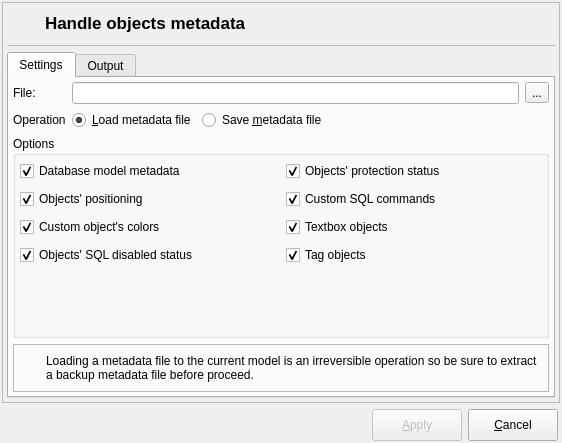
<?xml version="1.0" encoding="UTF-8"?>
<ui version="4.0">
 <class>MetadataHandlingForm</class>
 <widget class="QWidget" name="MetadataHandlingForm">
  <property name="geometry">
   <rect>
    <x>0</x>
    <y>0</y>
    <width>562</width>
    <height>443</height>
   </rect>
  </property>
  <property name="windowTitle">
   <string>Handle metadata</string>
  </property>
  <property name="windowIcon">
   <iconset resource="../res/resources.qrc">
    <normaloff>:/icones/icones/pgsqlModeler48x48.png</normaloff>:/icones/icones/pgsqlModeler48x48.png</iconset>
  </property>
  <layout class="QGridLayout" name="gridLayout_2">
   <property name="leftMargin">
    <number>2</number>
   </property>
   <property name="topMargin">
    <number>2</number>
   </property>
   <property name="rightMargin">
    <number>2</number>
   </property>
   <property name="bottomMargin">
    <number>2</number>
   </property>
   <item row="1" column="0">
    <widget class="QLabel" name="label">
     <property name="sizePolicy">
      <sizepolicy hsizetype="Preferred" vsizetype="Fixed">
       <horstretch>0</horstretch>
       <verstretch>0</verstretch>
      </sizepolicy>
     </property>
     <property name="text">
      <string/>
     </property>
     <property name="pixmap">
      <pixmap resource="../res/resources.qrc">:/imagens/imagens/pgmodeler_name.png</pixmap>
     </property>
    </widget>
   </item>
   <item row="1" column="1">
    <layout class="QHBoxLayout" name="horizontalLayout">
     <property name="sizeConstraint">
      <enum>QLayout::SetDefaultConstraint</enum>
     </property>
     <property name="rightMargin">
      <number>2</number>
     </property>
     <item>
      <spacer name="hspacer">
       <property name="orientation">
        <enum>Qt::Horizontal</enum>
       </property>
       <property name="sizeType">
        <enum>QSizePolicy::Expanding</enum>
       </property>
       <property name="sizeHint" stdset="0">
        <size>
         <width>200</width>
         <height>27</height>
        </size>
       </property>
      </spacer>
     </item>
     <item>
      <widget class="QPushButton" name="apply_btn">
       <property name="enabled">
        <bool>false</bool>
       </property>
       <property name="sizePolicy">
        <sizepolicy hsizetype="Preferred" vsizetype="Fixed">
         <horstretch>0</horstretch>
         <verstretch>0</verstretch>
        </sizepolicy>
       </property>
       <property name="minimumSize">
        <size>
         <width>90</width>
         <height>32</height>
        </size>
       </property>
       <property name="maximumSize">
        <size>
         <width>16777215</width>
         <height>16777215</height>
        </size>
       </property>
       <property name="text">
        <string>&amp;Apply</string>
       </property>
       <property name="icon">
        <iconset resource="../res/resources.qrc">
         <normaloff>:/icones/icones/confirmar.png</normaloff>:/icones/icones/confirmar.png</iconset>
       </property>
       <property name="iconSize">
        <size>
         <width>22</width>
         <height>22</height>
        </size>
       </property>
       <property name="default">
        <bool>true</bool>
       </property>
      </widget>
     </item>
     <item>
      <widget class="QPushButton" name="cancel_btn">
       <property name="sizePolicy">
        <sizepolicy hsizetype="Preferred" vsizetype="Fixed">
         <horstretch>0</horstretch>
         <verstretch>0</verstretch>
        </sizepolicy>
       </property>
       <property name="minimumSize">
        <size>
         <width>90</width>
         <height>32</height>
        </size>
       </property>
       <property name="maximumSize">
        <size>
         <width>16777215</width>
         <height>16777215</height>
        </size>
       </property>
       <property name="text">
        <string>&amp;Cancel</string>
       </property>
       <property name="icon">
        <iconset resource="../res/resources.qrc">
         <normaloff>:/icones/icones/fechar1.png</normaloff>:/icones/icones/fechar1.png</iconset>
       </property>
       <property name="iconSize">
        <size>
         <width>22</width>
         <height>22</height>
        </size>
       </property>
       <property name="flat">
        <bool>false</bool>
       </property>
      </widget>
     </item>
    </layout>
   </item>
   <item row="0" column="0" colspan="2">
    <widget class="QFrame" name="frame">
     <property name="frameShape">
      <enum>QFrame::StyledPanel</enum>
     </property>
     <property name="frameShadow">
      <enum>QFrame::Raised</enum>
     </property>
     <layout class="QGridLayout" name="gridLayout">
      <property name="leftMargin">
       <number>4</number>
      </property>
      <property name="topMargin">
       <number>4</number>
      </property>
      <property name="rightMargin">
       <number>4</number>
      </property>
      <property name="bottomMargin">
       <number>4</number>
      </property>
      <item row="0" column="0">
       <layout class="QHBoxLayout" name="horizontalLayout_5">
        <item>
         <widget class="QLabel" name="icon_lbl_2">
          <property name="sizePolicy">
           <sizepolicy hsizetype="Fixed" vsizetype="Fixed">
            <horstretch>0</horstretch>
            <verstretch>0</verstretch>
           </sizepolicy>
          </property>
          <property name="minimumSize">
           <size>
            <width>32</width>
            <height>32</height>
           </size>
          </property>
          <property name="maximumSize">
           <size>
            <width>32</width>
            <height>32</height>
           </size>
          </property>
          <property name="text">
           <string/>
          </property>
          <property name="pixmap">
           <pixmap resource="../res/resources.qrc">:/icones/icones/objmetadata.png</pixmap>
          </property>
         </widget>
        </item>
        <item>
         <widget class="QLabel" name="title_lbl">
          <property name="font">
           <font>
            <pointsize>13</pointsize>
            <weight>75</weight>
            <bold>true</bold>
           </font>
          </property>
          <property name="text">
           <string>Handle objects metadata</string>
          </property>
         </widget>
        </item>
       </layout>
      </item>
      <item row="2" column="0">
       <widget class="QTabWidget" name="settings_tbw">
        <property name="sizePolicy">
         <sizepolicy hsizetype="Expanding" vsizetype="Expanding">
          <horstretch>0</horstretch>
          <verstretch>0</verstretch>
         </sizepolicy>
        </property>
        <property name="currentIndex">
         <number>0</number>
        </property>
        <widget class="QWidget" name="tab">
         <attribute name="title">
          <string>Settings</string>
         </attribute>
         <layout class="QGridLayout" name="gridLayout_3">
          <property name="leftMargin">
           <number>4</number>
          </property>
          <property name="topMargin">
           <number>4</number>
          </property>
          <property name="rightMargin">
           <number>4</number>
          </property>
          <property name="bottomMargin">
           <number>4</number>
          </property>
          <item row="1" column="0">
           <widget class="QLabel" name="label_2">
            <property name="text">
             <string>File:</string>
            </property>
           </widget>
          </item>
          <item row="1" column="1">
           <layout class="QHBoxLayout" name="horizontalLayout_3">
            <item>
             <widget class="QLineEdit" name="file_edt"/>
            </item>
            <item>
             <widget class="QToolButton" name="select_file_tb">
              <property name="enabled">
               <bool>true</bool>
              </property>
              <property name="toolTip">
               <string>Select output file</string>
              </property>
              <property name="text">
               <string>...</string>
              </property>
              <property name="icon">
               <iconset resource="../res/resources.qrc">
                <normaloff>:/icones/icones/abrir.png</normaloff>:/icones/icones/abrir.png</iconset>
              </property>
              <property name="iconSize">
               <size>
                <width>22</width>
                <height>22</height>
               </size>
              </property>
             </widget>
            </item>
           </layout>
          </item>
          <item row="6" column="0" colspan="2">
           <widget class="QFrame" name="message_frm_2">
            <property name="sizePolicy">
             <sizepolicy hsizetype="Preferred" vsizetype="Fixed">
              <horstretch>0</horstretch>
              <verstretch>0</verstretch>
             </sizepolicy>
            </property>
            <property name="minimumSize">
             <size>
              <width>0</width>
              <height>48</height>
             </size>
            </property>
            <property name="frameShape">
             <enum>QFrame::StyledPanel</enum>
            </property>
            <property name="frameShadow">
             <enum>QFrame::Raised</enum>
            </property>
            <layout class="QGridLayout" name="gridLayout_5">
             <property name="leftMargin">
              <number>2</number>
             </property>
             <property name="topMargin">
              <number>2</number>
             </property>
             <property name="rightMargin">
              <number>2</number>
             </property>
             <property name="bottomMargin">
              <number>2</number>
             </property>
             <item row="0" column="0">
              <widget class="QLabel" name="label_4">
               <property name="minimumSize">
                <size>
                 <width>24</width>
                 <height>24</height>
                </size>
               </property>
               <property name="maximumSize">
                <size>
                 <width>24</width>
                 <height>24</height>
                </size>
               </property>
               <property name="text">
                <string/>
               </property>
               <property name="textFormat">
                <enum>Qt::AutoText</enum>
               </property>
               <property name="pixmap">
                <pixmap resource="../res/resources.qrc">:/icones/icones/msgbox_alerta.png</pixmap>
               </property>
               <property name="scaledContents">
                <bool>true</bool>
               </property>
              </widget>
             </item>
             <item row="0" column="1">
              <widget class="QLabel" name="message_lbl">
               <property name="sizePolicy">
                <sizepolicy hsizetype="Preferred" vsizetype="Expanding">
                 <horstretch>0</horstretch>
                 <verstretch>0</verstretch>
                </sizepolicy>
               </property>
               <property name="font">
                <font>
                 <weight>50</weight>
                 <italic>false</italic>
                 <bold>false</bold>
                 <underline>false</underline>
                 <strikeout>false</strikeout>
                 <kerning>true</kerning>
                </font>
               </property>
               <property name="text">
                <string>Loading a metadata file to the current model is an irreversible operation so be sure to extract a backup metadata file before proceed.</string>
               </property>
               <property name="wordWrap">
                <bool>true</bool>
               </property>
              </widget>
             </item>
            </layout>
           </widget>
          </item>
          <item row="4" column="0" colspan="2">
           <widget class="QGroupBox" name="groupBox">
            <property name="sizePolicy">
             <sizepolicy hsizetype="Preferred" vsizetype="Expanding">
              <horstretch>0</horstretch>
              <verstretch>0</verstretch>
             </sizepolicy>
            </property>
            <property name="title">
             <string>Options</string>
            </property>
            <layout class="QGridLayout" name="gridLayout_4">
             <property name="leftMargin">
              <number>4</number>
             </property>
             <property name="topMargin">
              <number>4</number>
             </property>
             <property name="rightMargin">
              <number>4</number>
             </property>
             <property name="horizontalSpacing">
              <number>10</number>
             </property>
             <item row="0" column="0">
              <layout class="QHBoxLayout" name="horizontalLayout_10">
               <item>
                <widget class="QCheckBox" name="db_metadata_chk">
                 <property name="sizePolicy">
                  <sizepolicy hsizetype="Preferred" vsizetype="Fixed">
                   <horstretch>0</horstretch>
                   <verstretch>0</verstretch>
                  </sizepolicy>
                 </property>
                 <property name="toolTip">
                  <string/>
                 </property>
                 <property name="statusTip">
                  <string>Handles the following database model attibutes in the metadata file: author, zoom factor, last postion and default objects.</string>
                 </property>
                 <property name="text">
                  <string>Database model metadata</string>
                 </property>
                 <property name="checked">
                  <bool>true</bool>
                 </property>
                </widget>
               </item>
               <item>
                <widget class="QWidget" name="db_metadata_hint" native="true">
                 <property name="sizePolicy">
                  <sizepolicy hsizetype="Fixed" vsizetype="Fixed">
                   <horstretch>0</horstretch>
                   <verstretch>0</verstretch>
                  </sizepolicy>
                 </property>
                 <property name="minimumSize">
                  <size>
                   <width>22</width>
                   <height>22</height>
                  </size>
                 </property>
                 <property name="maximumSize">
                  <size>
                   <width>22</width>
                   <height>22</height>
                  </size>
                 </property>
                </widget>
               </item>
              </layout>
             </item>
             <item row="1" column="0">
              <layout class="QHBoxLayout" name="horizontalLayout_15">
               <item>
                <widget class="QCheckBox" name="objs_positioning_chk">
                 <property name="sizePolicy">
                  <sizepolicy hsizetype="Preferred" vsizetype="Fixed">
                   <horstretch>0</horstretch>
                   <verstretch>0</verstretch>
                  </sizepolicy>
                 </property>
                 <property name="toolTip">
                  <string/>
                 </property>
                 <property name="statusTip">
                  <string>Handles the objects' positioning in the metadata file.</string>
                 </property>
                 <property name="text">
                  <string>Objects' positioning</string>
                 </property>
                 <property name="checked">
                  <bool>true</bool>
                 </property>
                </widget>
               </item>
               <item>
                <widget class="QWidget" name="objs_positioning_hint" native="true">
                 <property name="sizePolicy">
                  <sizepolicy hsizetype="Fixed" vsizetype="Fixed">
                   <horstretch>0</horstretch>
                   <verstretch>0</verstretch>
                  </sizepolicy>
                 </property>
                 <property name="minimumSize">
                  <size>
                   <width>22</width>
                   <height>22</height>
                  </size>
                 </property>
                 <property name="maximumSize">
                  <size>
                   <width>22</width>
                   <height>22</height>
                  </size>
                 </property>
                </widget>
               </item>
              </layout>
             </item>
             <item row="5" column="0" colspan="2">
              <spacer name="verticalSpacer">
               <property name="orientation">
                <enum>Qt::Vertical</enum>
               </property>
               <property name="sizeHint" stdset="0">
                <size>
                 <width>20</width>
                 <height>40</height>
                </size>
               </property>
              </spacer>
             </item>
             <item row="2" column="0">
              <layout class="QHBoxLayout" name="horizontalLayout_17">
               <item>
                <widget class="QCheckBox" name="custom_colors_chk">
                 <property name="sizePolicy">
                  <sizepolicy hsizetype="Preferred" vsizetype="Fixed">
                   <horstretch>0</horstretch>
                   <verstretch>0</verstretch>
                  </sizepolicy>
                 </property>
                 <property name="toolTip">
                  <string/>
                 </property>
                 <property name="statusTip">
                  <string>Handles the objects' custom colors in the metadata file. Currenlty available only for relationships and schemas.</string>
                 </property>
                 <property name="text">
                  <string>Custom object's colors</string>
                 </property>
                 <property name="checked">
                  <bool>true</bool>
                 </property>
                </widget>
               </item>
               <item>
                <widget class="QWidget" name="custom_colors_hint" native="true">
                 <property name="sizePolicy">
                  <sizepolicy hsizetype="Fixed" vsizetype="Fixed">
                   <horstretch>0</horstretch>
                   <verstretch>0</verstretch>
                  </sizepolicy>
                 </property>
                 <property name="minimumSize">
                  <size>
                   <width>22</width>
                   <height>22</height>
                  </size>
                 </property>
                 <property name="maximumSize">
                  <size>
                   <width>22</width>
                   <height>22</height>
                  </size>
                 </property>
                </widget>
               </item>
              </layout>
             </item>
             <item row="0" column="1">
              <layout class="QHBoxLayout" name="horizontalLayout_11">
               <item>
                <widget class="QCheckBox" name="objs_protection_chk">
                 <property name="sizePolicy">
                  <sizepolicy hsizetype="Preferred" vsizetype="Fixed">
                   <horstretch>0</horstretch>
                   <verstretch>0</verstretch>
                  </sizepolicy>
                 </property>
                 <property name="toolTip">
                  <string/>
                 </property>
                 <property name="statusTip">
                  <string>Handles the objects' protection status in the metadata file.</string>
                 </property>
                 <property name="text">
                  <string>Objects' protection status</string>
                 </property>
                 <property name="checked">
                  <bool>true</bool>
                 </property>
                </widget>
               </item>
               <item>
                <widget class="QWidget" name="objs_protection_hint" native="true">
                 <property name="sizePolicy">
                  <sizepolicy hsizetype="Fixed" vsizetype="Fixed">
                   <horstretch>0</horstretch>
                   <verstretch>0</verstretch>
                  </sizepolicy>
                 </property>
                 <property name="minimumSize">
                  <size>
                   <width>22</width>
                   <height>22</height>
                  </size>
                 </property>
                 <property name="maximumSize">
                  <size>
                   <width>22</width>
                   <height>22</height>
                  </size>
                 </property>
                </widget>
               </item>
              </layout>
             </item>
             <item row="3" column="0">
              <layout class="QHBoxLayout" name="horizontalLayout_12">
               <item>
                <widget class="QCheckBox" name="objs_sql_disabled_chk">
                 <property name="sizePolicy">
                  <sizepolicy hsizetype="Preferred" vsizetype="Fixed">
                   <horstretch>0</horstretch>
                   <verstretch>0</verstretch>
                  </sizepolicy>
                 </property>
                 <property name="toolTip">
                  <string/>
                 </property>
                 <property name="statusTip">
                  <string>Handles the objects' SQL disabled status in the metadata file.</string>
                 </property>
                 <property name="text">
                  <string>Objects' SQL disabled status</string>
                 </property>
                 <property name="checked">
                  <bool>true</bool>
                 </property>
                </widget>
               </item>
               <item>
                <widget class="QWidget" name="objs_sql_disabled_hint" native="true">
                 <property name="sizePolicy">
                  <sizepolicy hsizetype="Fixed" vsizetype="Fixed">
                   <horstretch>0</horstretch>
                   <verstretch>0</verstretch>
                  </sizepolicy>
                 </property>
                 <property name="minimumSize">
                  <size>
                   <width>22</width>
                   <height>22</height>
                  </size>
                 </property>
                 <property name="maximumSize">
                  <size>
                   <width>22</width>
                   <height>22</height>
                  </size>
                 </property>
                </widget>
               </item>
              </layout>
             </item>
             <item row="1" column="1">
              <layout class="QHBoxLayout" name="horizontalLayout_16">
               <item>
                <widget class="QCheckBox" name="custom_sql_chk">
                 <property name="sizePolicy">
                  <sizepolicy hsizetype="Preferred" vsizetype="Fixed">
                   <horstretch>0</horstretch>
                   <verstretch>0</verstretch>
                  </sizepolicy>
                 </property>
                 <property name="toolTip">
                  <string/>
                 </property>
                 <property name="statusTip">
                  <string>Handles the objects' custom SQL commands in the metadata file.</string>
                 </property>
                 <property name="text">
                  <string>Custom SQL commands</string>
                 </property>
                 <property name="checked">
                  <bool>true</bool>
                 </property>
                </widget>
               </item>
               <item>
                <widget class="QWidget" name="custom_sql_hint" native="true">
                 <property name="sizePolicy">
                  <sizepolicy hsizetype="Fixed" vsizetype="Fixed">
                   <horstretch>0</horstretch>
                   <verstretch>0</verstretch>
                  </sizepolicy>
                 </property>
                 <property name="minimumSize">
                  <size>
                   <width>22</width>
                   <height>22</height>
                  </size>
                 </property>
                 <property name="maximumSize">
                  <size>
                   <width>22</width>
                   <height>22</height>
                  </size>
                 </property>
                </widget>
               </item>
              </layout>
             </item>
             <item row="2" column="1">
              <layout class="QHBoxLayout" name="horizontalLayout_13">
               <item>
                <widget class="QCheckBox" name="textbox_objs_chk">
                 <property name="sizePolicy">
                  <sizepolicy hsizetype="Preferred" vsizetype="Fixed">
                   <horstretch>0</horstretch>
                   <verstretch>0</verstretch>
                  </sizepolicy>
                 </property>
                 <property name="toolTip">
                  <string/>
                 </property>
                 <property name="statusTip">
                  <string>Save textboxes to the output file when extracting metadata. When loading the file duplicated textboxes are be ignored.</string>
                 </property>
                 <property name="text">
                  <string>Textbox objects</string>
                 </property>
                 <property name="checked">
                  <bool>true</bool>
                 </property>
                </widget>
               </item>
               <item>
                <widget class="QWidget" name="textbox_objs_hint" native="true">
                 <property name="sizePolicy">
                  <sizepolicy hsizetype="Fixed" vsizetype="Fixed">
                   <horstretch>0</horstretch>
                   <verstretch>0</verstretch>
                  </sizepolicy>
                 </property>
                 <property name="minimumSize">
                  <size>
                   <width>22</width>
                   <height>22</height>
                  </size>
                 </property>
                 <property name="maximumSize">
                  <size>
                   <width>22</width>
                   <height>22</height>
                  </size>
                 </property>
                </widget>
               </item>
              </layout>
             </item>
             <item row="3" column="1">
              <layout class="QHBoxLayout" name="horizontalLayout_14">
               <item>
                <widget class="QCheckBox" name="tag_objs_chk">
                 <property name="sizePolicy">
                  <sizepolicy hsizetype="Preferred" vsizetype="Fixed">
                   <horstretch>0</horstretch>
                   <verstretch>0</verstretch>
                  </sizepolicy>
                 </property>
                 <property name="toolTip">
                  <string/>
                 </property>
                 <property name="statusTip">
                  <string>Save tags to the output file when extracting metadata. When loading the file duplicated tags are ignored.</string>
                 </property>
                 <property name="text">
                  <string>Tag objects</string>
                 </property>
                 <property name="checked">
                  <bool>true</bool>
                 </property>
                </widget>
               </item>
               <item>
                <widget class="QWidget" name="tag_objs_hint" native="true">
                 <property name="sizePolicy">
                  <sizepolicy hsizetype="Fixed" vsizetype="Fixed">
                   <horstretch>0</horstretch>
                   <verstretch>0</verstretch>
                  </sizepolicy>
                 </property>
                 <property name="minimumSize">
                  <size>
                   <width>22</width>
                   <height>22</height>
                  </size>
                 </property>
                 <property name="maximumSize">
                  <size>
                   <width>22</width>
                   <height>22</height>
                  </size>
                 </property>
                </widget>
               </item>
              </layout>
             </item>
            </layout>
           </widget>
          </item>
          <item row="3" column="0">
           <widget class="QLabel" name="label_3">
            <property name="text">
             <string>Operation</string>
            </property>
           </widget>
          </item>
          <item row="3" column="1">
           <layout class="QHBoxLayout" name="horizontalLayout_2">
            <item>
             <widget class="QRadioButton" name="load_metadata_rb">
              <property name="sizePolicy">
               <sizepolicy hsizetype="Preferred" vsizetype="Fixed">
                <horstretch>0</horstretch>
                <verstretch>0</verstretch>
               </sizepolicy>
              </property>
              <property name="text">
               <string>&amp;Load metadata file</string>
              </property>
              <property name="checked">
               <bool>true</bool>
              </property>
             </widget>
            </item>
            <item>
             <widget class="QRadioButton" name="save_metadata_rb">
              <property name="sizePolicy">
               <sizepolicy hsizetype="Expanding" vsizetype="Fixed">
                <horstretch>0</horstretch>
                <verstretch>0</verstretch>
               </sizepolicy>
              </property>
              <property name="text">
               <string>Save &amp;metadata file</string>
              </property>
              <property name="checked">
               <bool>false</bool>
              </property>
             </widget>
            </item>
           </layout>
          </item>
         </layout>
        </widget>
        <widget class="QWidget" name="tab_2">
         <attribute name="title">
          <string>Output</string>
         </attribute>
         <layout class="QGridLayout" name="gridLayout_15">
          <property name="leftMargin">
           <number>4</number>
          </property>
          <property name="topMargin">
           <number>4</number>
          </property>
          <property name="rightMargin">
           <number>4</number>
          </property>
          <property name="bottomMargin">
           <number>4</number>
          </property>
          <item row="1" column="0">
           <widget class="QWidget" name="progress_wgt" native="true">
            <property name="sizePolicy">
             <sizepolicy hsizetype="Preferred" vsizetype="Preferred">
              <horstretch>0</horstretch>
              <verstretch>0</verstretch>
             </sizepolicy>
            </property>
            <property name="maximumSize">
             <size>
              <width>16777215</width>
              <height>65</height>
             </size>
            </property>
            <layout class="QGridLayout" name="gridLayout_12">
             <property name="leftMargin">
              <number>0</number>
             </property>
             <property name="topMargin">
              <number>0</number>
             </property>
             <property name="rightMargin">
              <number>0</number>
             </property>
             <property name="bottomMargin">
              <number>0</number>
             </property>
             <property name="verticalSpacing">
              <number>6</number>
             </property>
             <item row="1" column="0">
              <widget class="QLabel" name="ico_lbl">
               <property name="sizePolicy">
                <sizepolicy hsizetype="Fixed" vsizetype="Fixed">
                 <horstretch>0</horstretch>
                 <verstretch>0</verstretch>
                </sizepolicy>
               </property>
               <property name="minimumSize">
                <size>
                 <width>20</width>
                 <height>20</height>
                </size>
               </property>
               <property name="maximumSize">
                <size>
                 <width>20</width>
                 <height>20</height>
                </size>
               </property>
               <property name="text">
                <string/>
               </property>
               <property name="scaledContents">
                <bool>true</bool>
               </property>
              </widget>
             </item>
             <item row="1" column="1">
              <widget class="QProgressBar" name="progress_pb">
               <property name="value">
                <number>0</number>
               </property>
              </widget>
             </item>
             <item row="0" column="0" colspan="3">
              <widget class="QLabel" name="progress_lbl">
               <property name="sizePolicy">
                <sizepolicy hsizetype="Preferred" vsizetype="Fixed">
                 <horstretch>0</horstretch>
                 <verstretch>0</verstretch>
                </sizepolicy>
               </property>
               <property name="text">
                <string>Progress label...</string>
               </property>
              </widget>
             </item>
            </layout>
           </widget>
          </item>
          <item row="0" column="0">
           <widget class="QTreeWidget" name="output_trw">
            <property name="sizePolicy">
             <sizepolicy hsizetype="Expanding" vsizetype="Expanding">
              <horstretch>0</horstretch>
              <verstretch>0</verstretch>
             </sizepolicy>
            </property>
            <property name="horizontalScrollBarPolicy">
             <enum>Qt::ScrollBarAsNeeded</enum>
            </property>
            <property name="sizeAdjustPolicy">
             <enum>QAbstractScrollArea::AdjustToContents</enum>
            </property>
            <property name="editTriggers">
             <set>QAbstractItemView::DoubleClicked|QAbstractItemView::EditKeyPressed</set>
            </property>
            <property name="alternatingRowColors">
             <bool>true</bool>
            </property>
            <property name="selectionMode">
             <enum>QAbstractItemView::SingleSelection</enum>
            </property>
            <property name="iconSize">
             <size>
              <width>18</width>
              <height>18</height>
             </size>
            </property>
            <property name="indentation">
             <number>20</number>
            </property>
            <property name="uniformRowHeights">
             <bool>false</bool>
            </property>
            <property name="wordWrap">
             <bool>false</bool>
            </property>
            <column>
             <property name="text">
              <string/>
             </property>
            </column>
           </widget>
          </item>
         </layout>
        </widget>
       </widget>
      </item>
      <item row="1" column="0">
       <widget class="QFrame" name="div_ln">
        <property name="minimumSize">
         <size>
          <width>0</width>
          <height>1</height>
         </size>
        </property>
        <property name="maximumSize">
         <size>
          <width>16777215</width>
          <height>1</height>
         </size>
        </property>
        <property name="frameShape">
         <enum>QFrame::StyledPanel</enum>
        </property>
        <property name="frameShadow">
         <enum>QFrame::Sunken</enum>
        </property>
       </widget>
      </item>
     </layout>
    </widget>
   </item>
  </layout>
 </widget>
 <resources>
  <include location="../res/resources.qrc"/>
 </resources>
 <connections/>
</ui>
